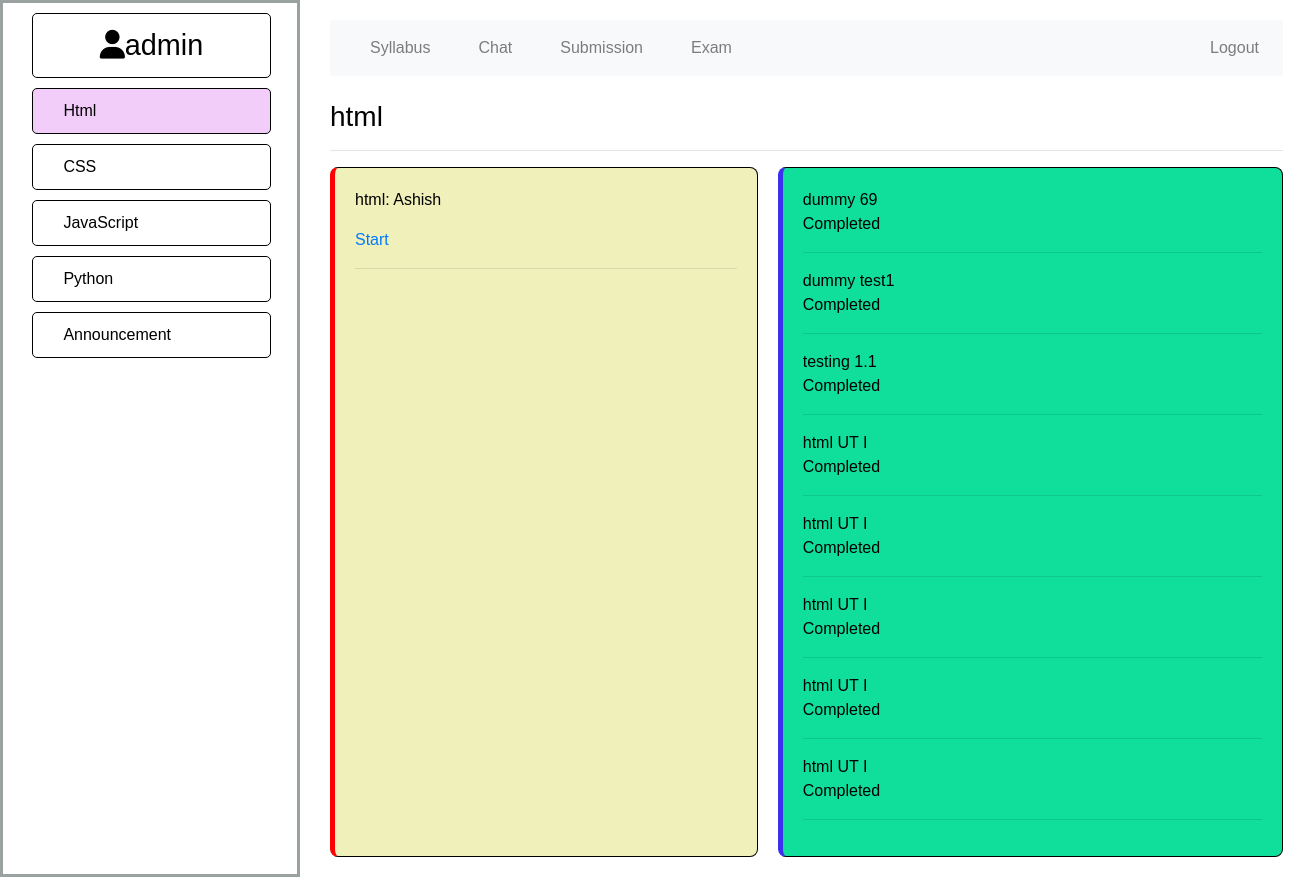
The page /html/exam/ (signed in) on the database its author committed.
### classroom/models.py (models this page shows, shortened)
class Subject(models.Model):
    name = models.CharField(max_length=25)
    def __str__(self):
        return self.name

### exam/models.py (models this page shows, shortened)
class Exam(models.Model):
    name = models.CharField(max_length=120)
    subject = models.ForeignKey(Subject, on_delete=models.CASCADE)
    number_of_questions = models.IntegerField(default=10)
    required_score_pass =models.IntegerField(default=40,)
    time = models.IntegerField(help_text="duration of test in minutes")
    def __str__(self):
        return f"{self.subject}: {self.name}"

### exam/views.py (the view)
# urls.py: path('', views.index, name='index'),
@login_required
def index(request, subject):
    sub = Subject.objects.get(name=subject)
    user = request.user
    exams_taken = Result.objects.filter(user=user).values_list('exam_id', flat=True)
    new_exams = Exam.objects.filter(subject=sub.pk).exclude(id__in=exams_taken)
    completed_exam_list = []
    for exam_id in exams_taken:
        exam = Exam.objects.get(pk=exam_id)
        if str(exam.subject) == subject:
            completed_exam_list.append(exam.name)
        else:
            pass
    context = {
        'subject': subject,
        'user':user,
        'exams_taken':exams_taken,
        'new_exam': new_exams,
        'completed_exam_list':completed_exam_list,
    }
    return render(request,'exam/exam_index.html', context)

### exam/templates/exam/exam_index.html (shortened to what this page needs)
{% extends 'classroom/base.html' %}
{% block main %}
<h3>{{subject}}</h3>
<hr>
<div class="exam-index">
    <div class="new-exams">
        {% for exam in new_exam %}
        <div class="new-exam-items">
            <p>{{exam}}</p>
            <a href="{% url 'exam-view' subject exam.pk  %}">Start</a>
            <hr>
        </div>
        {% endfor %}
    </div>
<div class="exam_taken">
{% for e in completed_exam_list %}
{{e}}
<p>Completed</p>
<hr>
{% endfor %}
{% endblock main %}

### classroom/templates/classroom/base.html (shortened to what this page needs)
{% load static %}
<!doctype html>
<html lang="en">
  <head>
    <link rel="stylesheet" href="https://stackpath.bootstrapcdn.com/bootstrap/4.3.1/css/bootstrap.min.css">
    <link rel="stylesheet" href="{% static 'classroom/main.css' %}">
  </head>
  <body>
    <nav id="navbar">
    {% if user.is_authenticated %}
      <header>
          <a href="{% url 'profile'%}" class="active"><i class="fas fa-user"></i>{{user.username}}</a>
      </header>
    {% endif %}
        <ul>
          <li {% if subject == 'html' %}class="current-page" {% endif %}>
            <a class="nav-links " href="{% url 'index' 'html' %}">
                Html
            </a>
          </li>
          <li {% if subject == 'css' %}class="current-page" {% endif %}>
            <a class="nav-links" href="{% url 'index' 'css' %}">
              CSS
            </a>
          </li>
          <li {% if subject == 'javascript' %}class="current-page" {% endif %}>
            <a class="nav-links" href="{% url 'index' 'javascript' %}">
              JavaScript
            </a>
          </li>
          <li {% if subject == 'python' %}class="current-page" {% endif %}>
              <a class="nav-links" href="{% url 'index' 'python' %}">
                Python
              </a>
          </li>
          <li {% if subject == 'announcement' %}class="current-page" {% endif %} id="last-li">
              <a class="nav-links" href="{% url 'index' 'announcement' %}">
                Announcement
              </a>
          </li>
        </ul>
      </nav>
<main id="main-doc">
<nav class="navbar navbar-expand-lg navbar-light bg-light">
  <div class="collapse navbar-collapse" id="navbarNav">
    <ul class="navbar-nav">
      <li class="nav-item px-3">
        <a class="nav-link" href="#">Syllabus</i></a>
      </li>
      <li class="nav-item px-3">
        <a class="nav-link" href="#">Chat</i></a>
      </li>
      <li class="nav-item px-3">
        <a class="nav-link" href="#">Submission</i></a>
      </li>
      <li class="nav-item px-3">
        <a class="nav-link" href="{% url 'exam-index' subject %}">Exam</i></a>
      </li>
    </ul>
    <ul class="navbar-nav ml-auto">
    {% if user.is_authenticated %}
    <li class="nav-item">
        <a class="nav-link" href="{% url 'logout' %}">Logout</a>
    </li>
    {% endif %}
    </ul>
  </div>
</nav>
<br>
{% block main %}{% endblock main %}
</main>
  </body>
</html>

### classroom/static/classroom/main.css (style rules this page uses)
html, body { min-width: 290px; color: black; background-color: #ffffff; font-family: 'Consolas', Arial, sans-serif; line-height: 1.5; }
html { scroll-behavior: smooth; }
#navbar { position: fixed; min-width: 290px; top: 0px; left: 0px; width: 300px; height:100% ; border: solid; border-color: rgba(0, 22, 22, 0.4); }
#navbar > header { border: 1px solid black; border-radius: 5px; width: 81%; margin-left: 10%; }
header { color: black; margin: 10px; text-align: center; font-size: 1.8em; font-weight: thin; font-family: 'Ubuntu', sans-serif; }
#navbar ul { height: 88%; padding: 0; overflow-y: auto; overflow-x: hidden; padding-left: 10%; }
#navbar li { color: red; border: 1px solid black; border-radius: 5px; list-style: none; padding-left: 0px; position: relative; width: 90%; margin-bottom: 10px; }
.current-page { background-color: rgba(237, 185, 247, 0.705); border-left: 3px solid red; }
#navbar a { display: block; padding: 10px 30px; color: black; text-decoration: none; cursor: pointer; }
#main-doc { position: absolute; margin-left: 310px; padding: 20px; margin-bottom: 110px; }
.exam-index { display: flex; justify-content: space-between; width: 100%; }
.new-exams { width: 100vh; border: 1px solid black; border-radius: .5rem; border-left: 5px solid red; padding: 20px; margin-right: 20px; background: rgb(240, 240, 187); }
.exam_taken { width: 100%; border: 1px solid black; border-radius: .5rem; border-left: 5px solid rgb(60, 47, 240); padding: 20px; background: rgb(15, 223, 154); }

### rows shown on the page
Subject: name "html"
Exam: subject+name "html: Ashish"
Exam: completed_exam_list "dummy 69"
Exam: completed_exam_list "dummy test1"
Exam: completed_exam_list "testing 1.1"
Exam: completed_exam_list "html UT I" "html UT I" "html UT I" "html UT I" "html UT I"

### other values the page prints
{{ user.username }} "admin"
